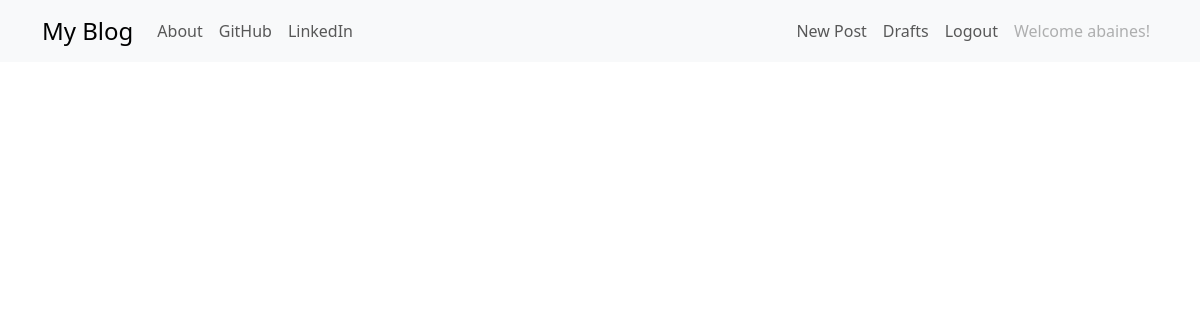
The page /drafts/ (signed in) on the database as committed earlier.
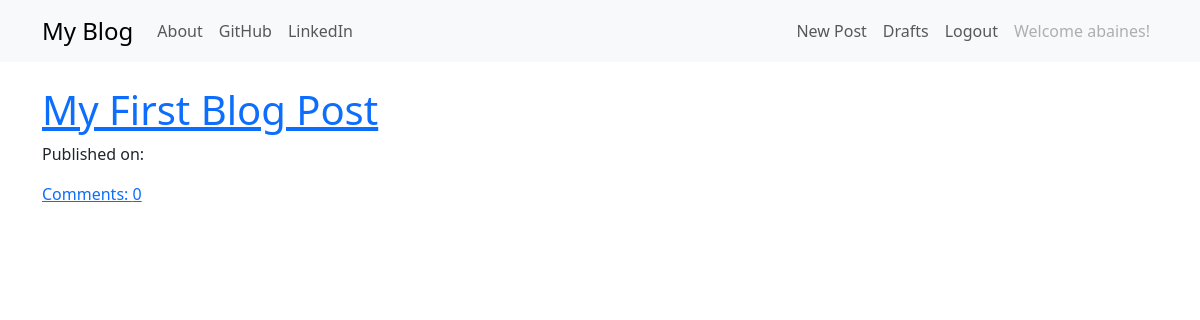
The same page on the database as committed later.
### blog/models.py (models this page shows, shortened)
class Post(models.Model):
    author = models.ForeignKey(User, on_delete=models.CASCADE)
    title = models.CharField(max_length=200)
    text = models.TextField()
    created_date = models.DateTimeField(default=timezone.now)
    published_date = models.DateTimeField(blank=True, null=True)
    def approve_comments(self):
        return self.comments.filter(approved_comments=True)

### blog/views.py (the view)
# urls.py: path('drafts/', views.DraftListView.as_view(), name='post_drafts_list'),
class DraftListView(LoginRequiredMixin, ListView):
    login_url = '/accounts/login'
    redirect_field_name = 'next'
    model = Post
    def get_queryset(self):
        return Post.objects.filter(published_date__isnull=True).order_by('created_date')

### blog/templates/blog/post_list.html
{% extends "blog/base.html" %}
{% block content %}
<div class="centerstage">
    {% for post in post_list %}
    <div class="post">
        <h1><a href="{% url 'blog:post_detail' pk=post.pk %}"> {{ post.title }} </a></h1>
    </div>
    <div class="date">
        <p>Published on: {{post.published_date|date:"D M Y"}}</p>
    </div>
    <div>
        <a href="{% url 'blog:post_detail' pk=post.pk %}"> Comments: {{ post.approve_comments.count }}</a>
    </div>
    {% endfor %}
</div>
{% endblock %}

### blog/templates/blog/base.html (shortened to what this page needs)
<!DOCTYPE html>
<html lang="en">
<head>
    {% load static %}
    <link href="https://cdn.jsdelivr.net/npm/bootstrap@5.3.8/dist/css/bootstrap.min.css"
          rel="stylesheet"
>
    <link rel="stylesheet"
          href="//cdn.jsdelivr.net/npm/medium-editor@latest/dist/css/medium-editor.min.css"
          type="text/css"
          media="screen"
          charset="utf-8">
    <link rel="stylesheet" href="{% static 'css/blog.css' %}">
    <link rel="stylesheet"
          href="https://cdn.jsdelivr.net/npm/bootstrap-icons@1.11.3/font/bootstrap-icons.min.css">
</head>
<body>
    <nav class="navbar navbar-expand-lg navbar-light bg-light custom-navbar">
        <div class="container">
            <a class="navbar-brand bigbrand" href="{% url 'blog:post_list' %}">My Blog</a>
            <div class="collapse navbar-collapse" id="navbarNav">
                <ul class="navbar-nav me-auto mb-2 mb-lg-0">
                    <li class="nav-item">
                        <a href="{% url 'blog:about' %}" class="nav-link">About</a>
                    </li>
                    <li class="nav-item">
                        <a href="https://github.com/abaines1" class="nav-link" target="_blank">GitHub</a>
                    </li>
                    <li class="nav-item">
                        <a href="https://linkedin.com/" class="nav-link" target="_blank">LinkedIn</a>
                    </li>
                </ul>
                <ul class="navbar-nav ms-auto mb-2 mb-lg-0">
                    {% if user.is_authenticated %}
                        <li class="nav-item"><a href="{% url 'blog:post_new' %}" class="nav-link">New Post</a></li>
                        <li class="nav-item"><a href="{% url 'blog:post_drafts_list' %}" class="nav-link">Drafts</a></li>
                        <li class="nav-item"><a href="{% url 'logout' %}" class="nav-link">Logout</a></li>
                        <li class="nav-item">
                            <span class="nav-link disabled">Welcome {{ user.username }}!</span>
                        </li>
                    {% else %}
                        <li class="nav-item">
                            <a href="{% url 'login' %}" class="nav-link"><i class="bi bi-person"></i> Login</a>
                        </li>
                    {% endif %}
                </ul>
            </div>
        </div>
    </nav>
    <div class="content container mt-4">
        {% block content %}
        {% endblock %}
    </div>
</body>
</html>

### blog/static/css/blog.css (style rules this page uses)
.bigbrand { font-size: 1.5em; }
.centerstage { margin-left: auto; margin-right: auto; }

Rows that differ between the two databases and show on the page:
added Post: title "My First Blog Post", approve_comments.count "0"
